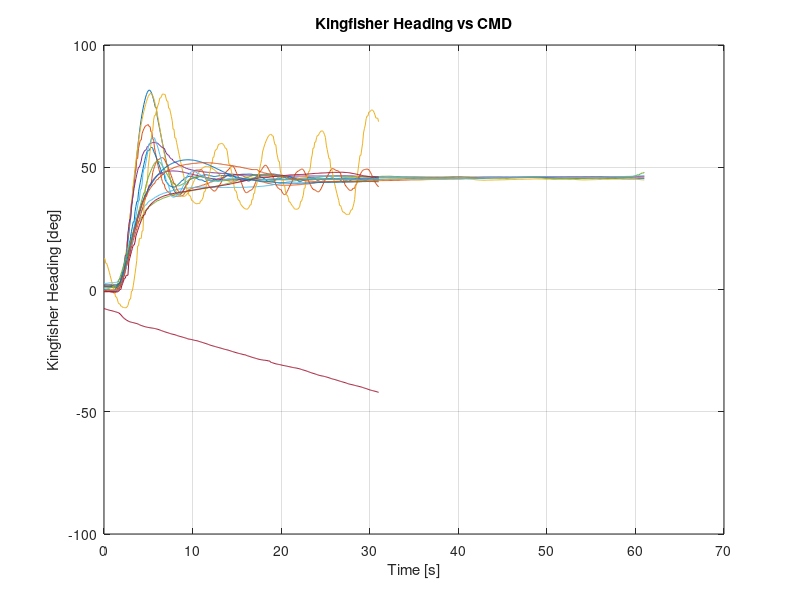
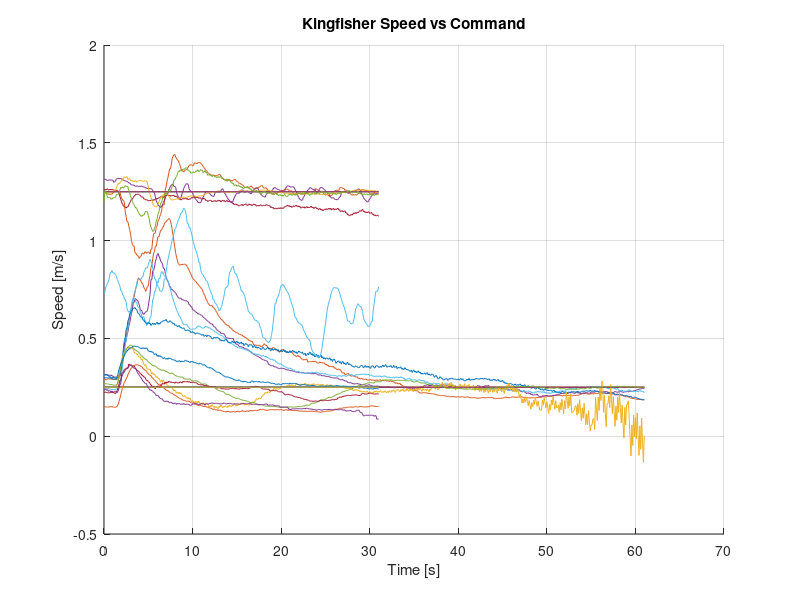

The MATLAB source for these figures, in order:
%% Lake Testing Post Processing
%

%%
% Cell Array Structure Creation for Data Runs

load('Feb14_LakeTest_Compiled_Data_trimmed.mat')

% MInitVar{i}=InitVar';
% MSurgeGains{i}=Surge_Gains';
% MYawGains{i}=Yaw_Gains';
% MTime{i}=time';
% Mkfhd{i}=kfhd';
% Mkfspd{i}=kfspd';
% Mportcmd{i}=portcmd';
% Msrgcmd{i}=srgcmd';
% Mstbdcmd{i}=stbdcmd';
% Myawcmd{i}=yawcmd';

%%
% Plotting
% Plotting Variables
% rg = 255;
% C = {[186/rg 18/rg 18/rg],[22/rg 135/rg 0/rg],[252/rg 172/rg 0/rg],[0/rg 29/rg 255/rg]}; % Plot Color Array

figure(1);
clf;

for i=1:16
      time = MTime{i};
%       kfhd = abs(Mkfhd{i});
%       yawcmd = abs(Myawcmd{i});
      yawcmd = Myawcmd{i};
      kfhd = Mkfhd{i};
% 
%      time = time(291:end)-29;
%      MTime{i} = time;
% 
%      kfhd = kfhd-yawcmd(1);
%      kfhd = kfhd(291:end);
%      Mkfhd{i}=kfhd;
% 
%      yawcmd = abs(yawcmd-yawcmd(1));
%      yawcmd = yawcmd(291:end);
%      Myawcmd{i}=yawcmd;
%       plot(time,kfhd,time,yawcmd)
      plot(time,kfhd)
      hold on
      grid on
end

xlabel('Time [s]')
ylabel('Kingfisher Heading [deg]')
title('Kingfisher Heading vs CMD')
% legend('1','2','3','4','5','6','7','8','9','10','11','12','13','14','15',...
%     '16','17','18','19','20','21','22','23','24','25','26','27','28','Location','se')

grid on
hold off
% 
figure(2);
clf;
for i=1:16
      time = MTime{i};
      srgcmd = Msrgcmd{i};
      kfspd = Mkfspd{i};
%       kfspd = kfspd(291:end);
%       Mkfspd{i}=kfspd;
%       srgcmd = Msrgcmd{i};
%       srgcmd = srgcmd(291:end);
%       Msrgcmd{i}=srgcmd;
      hold on
      plot(time,srgcmd,time,kfspd)
%       plot(time,kfspd)
      grid on
end
xlabel('Time [s]')
ylabel('Speed [m/s]')
title('Kingfisher Speed vs Command')
% legend('10','11','Location','sw')
hold off
% % 
% clear i kfhd kfspd srgcmd time yawcmd ans
% save('Feb14_LakeTest_Compiled_Data_trimmed')



% legend(['Kp=',num2str(MYawGains(1,1)),' Kd=',num2str(MYawGains(3,1))], ... 
%     ['Kp=',num2str(Gain_Y(1,2)),', Ki=',num2str(Gain_Y(2,2)),', Kd=',num2str(Gain_Y(3,2))], ... 
%     ['Kp=',num2str(Gain_Y(1,3)),', Ki=',num2str(Gain_Y(2,3)),', Kd=',num2str(Gain_Y(3,3))], ... 
%     ['\bf Kp=',num2str(Gain_Y(1,4)),', Ki=',num2str(Gain_Y(2,4)),', Kd=',num2str(Gain_Y(3,4))], ...
%     'Location','se')




% legend(['Kp=',num2str(MYawGains(1,1)),' Kd=',num2str(MYawGains(3,1))], ... 
%     ['Kp=',num2str(Gain_Y(1,2)),', Ki=',num2str(Gain_Y(2,2)),', Kd=',num2str(Gain_Y(3,2))], ... 
%     ['Kp=',num2str(Gain_Y(1,3)),', Ki=',num2str(Gain_Y(2,3)),', Kd=',num2str(Gain_Y(3,3))], ... 
%     ['\bf Kp=',num2str(Gain_Y(1,4)),', Ki=',num2str(Gain_Y(2,4)),', Kd=',num2str(Gain_Y(3,4))], ...
%     'Location','se')
% 
% figure(3);
% subplot(2,2,1)
% hold on
% plot(time,srgcmd)
% xlabel('Time [s]')
% ylabel('Surge Setpoint [m/s]')
% title('Speed Setpoint vs Time')
% legend('Command','Location','se')
% grid on
% subplot(2,2,2)
% hold on
% plot(time,srgcmd,time,kfspd)
% xlabel('Time [s]')
% ylabel('Speed [m/s]')
% title('Kingfisher Speed vs Commanded')
% legend('Command','Kingfisher','Location','se')
% grid on
% subplot(2,2,3)
% hold on
% plot(time,yawcmd)
% xlabel('Time [s]')
% ylabel('Heading Setpoint [deg]')
% title('Heading Setpoint vs Time')
% legend('Command','Location','se')
% grid on
% subplot(2,2,4)
% hold on
% plot(time,yawcmd,time,kfhd)
% hold on
% xlabel('Time [s]')
% ylabel('Kingfisher Heading [deg]')
% title('Kingfisher Heading vs Commanded')
% legend('Command','Kingfisher','Location','se')
% grid on
% hold off
% 
% figure(4);
% hold on
% plot(time,portcmd,time,stbdcmd)
% xlabel('Time [s]')
% ylabel('Motor Command [-1 to 1]')
% title('Motor Commands vs Time')
% legend('Port Command','Starboard Command','Location','se')
% grid on
% 
% 
% figure(5);
% hold on
% plot(time,surgeint)
% xlabel('Time [s]')
% ylabel('Integrator Effect]')
% title('Surge Integrator vs Time')
% legend('Integrator','Location','se')
% grid on
% 
% for i=1:length(C)
%       Kps=Gain_S(1,i);Kis=Gain_S(2,i);Kds=Gain_S(3,i);
%       j=1.533;
%       Kpy=Gain_Y(1,k);Kiy=Gain_Y(2,k);Kdy=Gain_Y(3,k);
%       S{k}=stepinfo(yaw,time);
% %             rtime{k}=S{1,k}.RiseTime;
% %             stime{k}=S{1,k}.SettlingTime;
% %             os{k}=S{1,k}.Overshoot;
% %             sserr{k}=(ss_des-yaw(end));
%             tc{k} = time;
%             j = j-(k/12);
%             plot(time,yaw,'Color',C{k},'LineWidth',j)
%             hold on
%             grid on
% end
% % 
% % Ch = [rtime' stime' os' sserr'];
% 
% legend(['Kp=',num2str(Gain_Y(1,1)),', Ki=',num2str(Gain_Y(2,1)),', Kd=',num2str(Gain_Y(3,1))], ... 
%     ['Kp=',num2str(Gain_Y(1,2)),', Ki=',num2str(Gain_Y(2,2)),', Kd=',num2str(Gain_Y(3,2))], ... 
%     ['Kp=',num2str(Gain_Y(1,3)),', Ki=',num2str(Gain_Y(2,3)),', Kd=',num2str(Gain_Y(3,3))], ... 
%     ['\bf Kp=',num2str(Gain_Y(1,4)),', Ki=',num2str(Gain_Y(2,4)),', Kd=',num2str(Gain_Y(3,4))], ...
%     'Location','se')
% xlabel('Time [s]')
% ylabel('Heading [deg]')